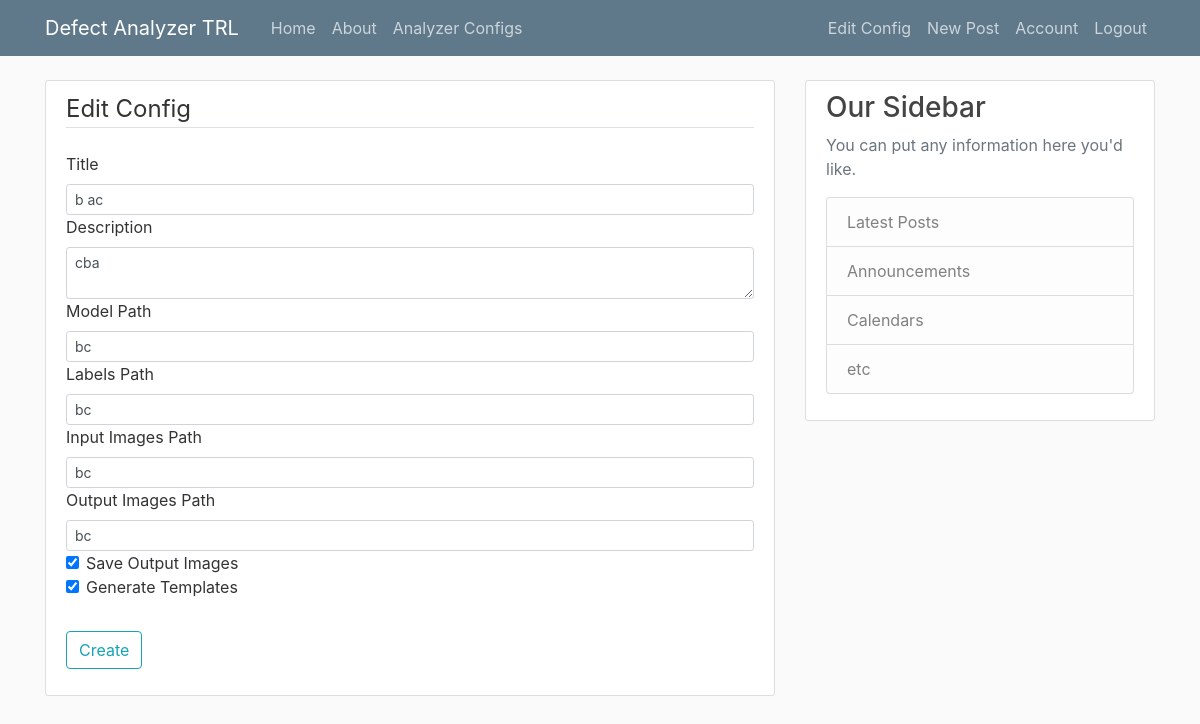
Page /analyzer_config/new (signed in) on the committed database.
### defect_app/models.py (models this page shows, shortened)
class Analyzer_config(db.Model):
    id = db.Column(db.Integer, primary_key=True)
    user_id = db.Column(db.Integer, db.ForeignKey('user.id'), nullable=False)
    title = db.Column(db.String(100), nullable=False)
    description = db.Column(db.Text, nullable=False)
    date_created = db.Column(db.DateTime, nullable=False, default=datetime.datetime.utcnow)#+datetime.timedelta(hours=-3))
    model_path = db.Column(db.String(200), nullable=False)
    labels_path = db.Column(db.String(200), nullable=False)
    input_images_path = db.Column(db.String(200), nullable=False)
    output_images_path = db.Column(db.String(200), nullable=False)
    image_saving = db.Column(db.Boolean, nullable=False, default=True)
    generate_template = db.Column(db.Boolean, nullable=False, default=False)

### defect_app/analyzerconfigs/routes.py (the view, shortened to what this page needs)
@analyzer_config_blueprint.route('/analyzer_config/new', methods=['GET', 'POST'])
@login_required
def edit_config(): # no argument config_id argument because the idea is edit the ONLY config
    form = AnalyzerConfigForm()
    def create_default_config():
        return Analyzer_config(title=' ',
        author=current_user,
        description=' ',
        model_path=' ',
        labels_path=' ',
        input_images_path=' ',
        output_images_path=' ',
        image_saving=False,
        generate_template=True)
    if not Analyzer_config.query.all():
        current_config = create_default_config()
    else:
        current_config = Analyzer_config.query.order_by(Analyzer_config.date_created.desc()).first()
    form.title.data = current_config.title
    form.description.data = current_config.description
    form.model_path.data = current_config.model_path
    form.labels_path.data = current_config.labels_path
    form.input_images_path.data = current_config.input_images_path
    form.output_images_path.data = current_config.output_images_path
    form.image_saving.data = current_config.image_saving
    form.generate_template.data = current_config.generate_template
    return render_template('edit_config.html', title='Edit Config', form=form, legend='Edit Config')

### defect_app/analyzerconfigs/forms.py
class AnalyzerConfigForm(FlaskForm):
    title = StringField('Title', validators=[DataRequired()])
    description = TextAreaField('Description', validators=[DataRequired()])
    model_path = StringField('Model Path', validators=[DataRequired()])
    labels_path = StringField('Labels Path', validators=[DataRequired()])
    input_images_path = StringField('Input Images Path', validators=[DataRequired()])
    output_images_path = StringField('Output Images Path', validators=[DataRequired()])
    image_saving = BooleanField('Save Output Images')
    generate_template =  BooleanField('Generate Templates')
    submit = SubmitField('Create')

### defect_app/models.py (called while the page is built)
@login_manager.user_loader
def load_user(user_id):
    return User.query.get(int(user_id))

### defect_app/templates/edit_config.html (shortened to what this page needs)
{% extends "layout.html"%}
{% block content %}
<div class="content-section">
  <form class="" action="" method="POST">
    <fieldset class="form-group">
      <legend class="border-bottom mb-4">{{ legend }}</legend>
        <div class="form-group">
          {% for field in [form.title, form.description, form.model_path, form.labels_path, form.input_images_path, form.output_images_path] %}
          {{ field.label(class="form-control-label")}}
            {% if field.errors %}
              {{ field(class="form-control form-control-lg is-invalid") }}
                <div class="invalid-feedback">
                    {% for error in field.errors %}
                      <span>{{ error }}</span>
                    {% endfor %}
                </div>
            {% else %}
              {{ field(class="form-control form-control-sm")}}
            {% endif %}
          {% endfor %}
          {% for field in [form.image_saving, form.generate_template] %}
          <div class="form-check">
            {{ field(class="form-check-input")}}
            {{ field.label(class="form-check-label")}}
          </div>
        {% endfor %}
        </div>
    </fieldset>
    <div class="form-group">
      {{ form.submit(class="btn btn-outline-info") }}
    </div>
  </form>
</div>
{% endblock content %}

### defect_app/static/main.css (style rules this page uses)
body { background: #fafafa; color: #333333; margin-top: 5rem; }
.content-section { background: #ffffff; padding: 10px 20px; border: 1px solid #dddddd; border-radius: 3px; margin-bottom: 20px; }

### rows in the picture
Analyzer_config: title "b ac" "cba" "bc" "bc" "bc" "bc", image_saving "☑" "☑"

### other values in the picture
{{ legend }} "Edit Config"
{{ field.label(class="form-control-label") }} "Title" "Description" "Model Path" "Labels Path" "Input Images Path" "Output Images Path"
{{ field.label(class="form-check-label") }} "Save Output Images" "Generate Templates"
